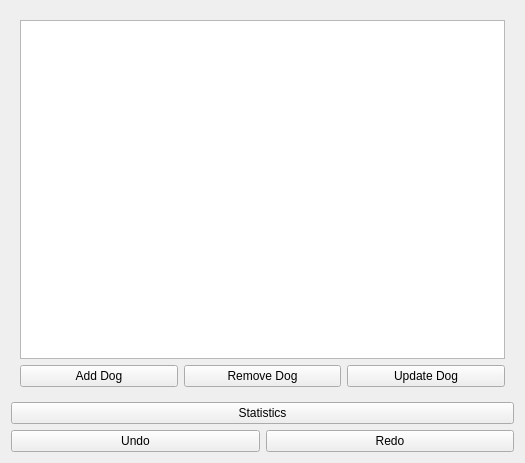
<?xml version="1.0" encoding="UTF-8"?>
<ui version="4.0">
 <class>admin</class>
 <widget class="QWidget" name="admin">
  <property name="geometry">
   <rect>
    <x>0</x>
    <y>0</y>
    <width>525</width>
    <height>463</height>
   </rect>
  </property>
  <property name="windowTitle">
   <string>admin</string>
  </property>
  <layout class="QVBoxLayout" name="verticalLayout_4">
   <item>
    <layout class="QVBoxLayout" name="verticalLayout_3">
     <item>
      <layout class="QVBoxLayout" name="verticalLayout_2">
       <item>
        <widget class="QWidget" name="widget" native="true">
         <layout class="QVBoxLayout" name="verticalLayout">
          <item>
           <widget class="QTableWidget" name="tableWidget">
            <property name="editTriggers">
             <set>QAbstractItemView::EditTrigger::NoEditTriggers</set>
            </property>
            <attribute name="horizontalHeaderStretchLastSection">
             <bool>true</bool>
            </attribute>
           </widget>
          </item>
          <item>
           <layout class="QHBoxLayout" name="horizontalLayout">
            <item>
             <widget class="QPushButton" name="add_dog_button">
              <property name="text">
               <string>Add Dog</string>
              </property>
             </widget>
            </item>
            <item>
             <widget class="QPushButton" name="remove_dog_button">
              <property name="text">
               <string>Remove Dog</string>
              </property>
             </widget>
            </item>
            <item>
             <widget class="QPushButton" name="update_dog_button">
              <property name="text">
               <string>Update Dog</string>
              </property>
             </widget>
            </item>
           </layout>
          </item>
         </layout>
        </widget>
       </item>
       <item>
        <widget class="QPushButton" name="statisticsButton">
         <property name="text">
          <string>Statistics</string>
         </property>
        </widget>
       </item>
      </layout>
     </item>
     <item>
      <layout class="QHBoxLayout" name="horizontalLayout_2">
       <item>
        <widget class="QPushButton" name="undoButton">
         <property name="text">
          <string>Undo</string>
         </property>
        </widget>
       </item>
       <item>
        <widget class="QPushButton" name="redoButton">
         <property name="text">
          <string>Redo</string>
         </property>
        </widget>
       </item>
      </layout>
     </item>
    </layout>
   </item>
  </layout>
 </widget>
 <resources/>
 <connections/>
</ui>
